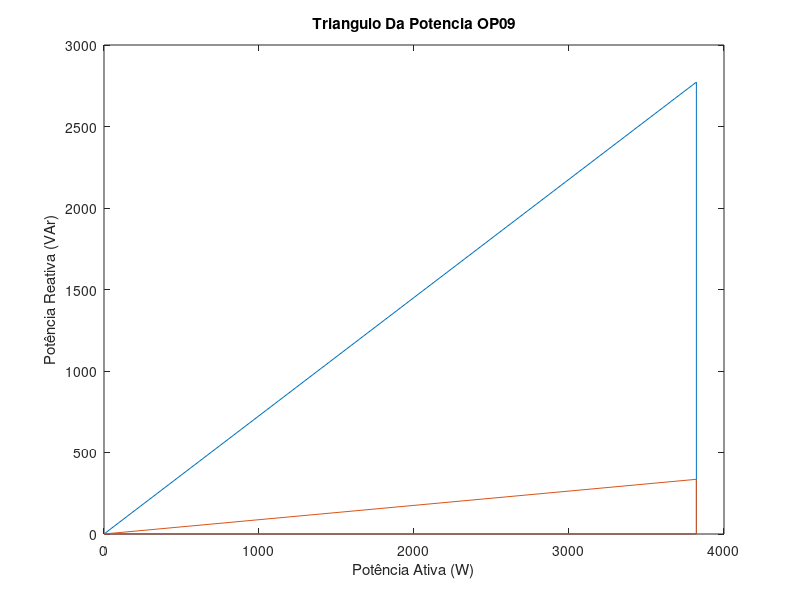

Source code (MATLAB):
clear all
clc

%dados da questao
V = 220; % volts
f = 60;  % hertz

%###############################################################################
% MUDANDO OS VALORES DOS MOTORES PARA OBTER O RESULTADO DESEJADO NA COMBINAÇAO
%###############################################################################

%potencia aderida
pot_A = 2206.5;
pot_B = 735.5;

%fatores de potencia por rendimento% do motor
fp50_A = 0.68;
fp75_A = 0.77;
fp100_A = 0.83;

fp50_B = 0.56;
fp75_B = 0.68;
fp100_B = 0.76;

%potencia ativa P por rendimento% do motor
P50_A = (pot_A*(50/100))/(77/100);
P75_A = (pot_A*(75/100))/(81/100);
P100_A = (pot_A*(100/100))/(81.5/100);

P50_B = (pot_B*(50/100))/(61/100);
P75_B = (pot_B*(75/100))/(65/100);
P100_B = (pot_B*(100/100))/(66/100);

################################################################################
%carga S = P + iQ por rendimento% do motor
## S50_A = P50_A*fp50_A + i*P50_A*sin(acos(fp50_A));
## S75_A = P75_A*fp75_A + i*P75_A*sin(acos(fp75_A));
## S100_A = P100_A*fp100_A + i*P100_A*sin(acos(fp100_A));

## S50_B = P50_B*fp50_B + i*P50_B*sin(acos(fp50_B));
## S75_B = P75_B*fp75_B + i*P75_B*sin(acos(fp75_B));
## S100_B = P100_B*fp100_B + i*P100_B*sin(acos(fp100_B));

abs_S50_A = P50_A/fp50_A;
abs_S75_A = P75_A/fp75_A;
abs_S100_A = P100_A/fp100_A;

abs_S50_B = P50_B/fp50_B;
abs_S75_B = P75_B/fp75_B;
abs_S100_B = P100_B/fp100_B;

S50_A = abs_S50_A*exp(j*(acos(fp50_A)));
S75_A = abs_S75_A*exp(j*(acos(fp75_A)));
S100_A = abs_S100_A*exp(j*(acos(fp100_A)));

S50_B = abs_S50_B*exp(j*(acos(fp50_B)));
S75_B = abs_S75_B*exp(j*(acos(fp75_B)));
S100_B = abs_S100_B*exp(j*(acos(fp100_B)));


%carga S das respectivas combinações
OP01 = S50_A + S50_B;
OP02 = S50_A + S75_B;
OP03 = S50_A + S100_B;
OP04 = S75_A + S50_B;
OP05 = S75_A + S75_B;
OP06 = S75_A + S100_B;
OP07 = S100_A + S50_B;
OP08 = S100_A + S75_B;
OP09 = S100_A + S100_B;
disp('Vector do valor S das combinacoes')
vector_OP = [OP01 OP02 OP03 OP04 OP05 OP06 OP07 OP08 OP09]'

%valor absoluto das cargas
S01 = abs(OP01);
S02 = abs(OP02);
S03 = abs(OP03);
S04 = abs(OP04);
S05 = abs(OP05);
S06 = abs(OP06);
S07 = abs(OP07);
S08 = abs(OP08);
S09 = abs(OP09);
disp('Vector do valor abs de S das combinacoes')
vector_S = [S01 S02 S03 S04 S05 S06 S07 S08 S09]'

%fatores de potencias de cada carga
FP01 = real(OP01)/S01;
FP02 = real(OP02)/S02;
FP03 = real(OP03)/S03;
FP04 = real(OP04)/S04;
FP05 = real(OP05)/S05;
FP06 = real(OP06)/S06;
FP07 = real(OP07)/S07;
FP08 = real(OP08)/S08;
FP09 = real(OP09)/S09;
disp('Vector do FS das combinacoes')
vector_FP = [FP01 FP02 FP03 FP04 FP05 FP06 FP07 FP08 FP09]'

%potencia reativa das cargas
Q01 = imag(OP01);
Q02 = imag(OP02);
Q03 = imag(OP03);
Q04 = imag(OP04);
Q05 = imag(OP05);
Q06 = imag(OP06);
Q07 = imag(OP07);
Q08 = imag(OP08);
Q09 = imag(OP09);
disp('Vector Q das combinacoes')
vector_Q = [Q01 Q02 Q03 Q04 Q05 Q06 Q07 Q08 Q09]'

%calculando o valor da capacitancia para corrigir a potencia reativa
disp('Vector das compensacoes dos capacitores')
capacitor_correcao_geral = (vector_Q)/2*pi*f*V^2

%capacitancia da correcao de menor valor de FP
disp('capacitor da operacao 1, com menor valor de FP')
c_correcao_01 = capacitor_correcao_geral(1,1)

%corrigindo todas as cargas em paralelo com a capacitancia de menor valor de FP
disp('Vector da correcao com uso do capacitor da operacao 1, com menor valor de FP')
OP01_c = OP01 - j*imag(OP01);
OP02_c = OP02 - j*imag(OP01);
OP03_c = OP03 - j*imag(OP01);
OP04_c = OP04 - j*imag(OP01);
OP05_c = OP05 - j*imag(OP01);
OP06_c = OP06 - j*imag(OP01);
OP07_c = OP07 - j*imag(OP01);
OP08_c = OP08 - j*imag(OP01);
OP09_c = OP09 - j*imag(OP01);
vector_OP_c = [OP01_c OP02_c OP03_c OP04_c OP05_c OP06_c OP07_c OP08_c OP09_c]'

%novos valores de fator de potencia apos a correcao da potencia reativa por meio do capacitor
disp('Vector dos FP, apos a correcao com capacitor de menor FP')
FP01_c = (real(OP01_c)/abs(OP01_c));
FP02_c = (real(OP02_c)/abs(OP02_c));
FP03_c = (real(OP03_c)/abs(OP03_c));
FP04_c = (real(OP04_c)/abs(OP04_c));
FP05_c = (real(OP05_c)/abs(OP05_c));
FP06_c = (real(OP06_c)/abs(OP06_c));
FP07_c = (real(OP07_c)/abs(OP07_c));
FP08_c = (real(OP08_c)/abs(OP08_c));
FP09_c = (real(OP09_c)/abs(OP09_c));
vector_FP_c = [FP01_c FP02_c FP03_c FP04_c FP05_c FP06_c FP07_c FP08_c FP09_c]'

%plotando o triangulo de potencia
plot([0 real(OP09) real(OP09) 0],[0 0 imag(OP09) 0],[0 real(OP09_c) real(OP09_c) 0],[0 0 imag(OP09_c) 0])
xlabel('Potência Ativa (W)')
ylabel('Potência Reativa (VAr)')
title('Triangulo Da Potencia OP09')

%salvando o grafico em JPG
saveas(gca, 'grafico_8.jpg', 'jpg')

